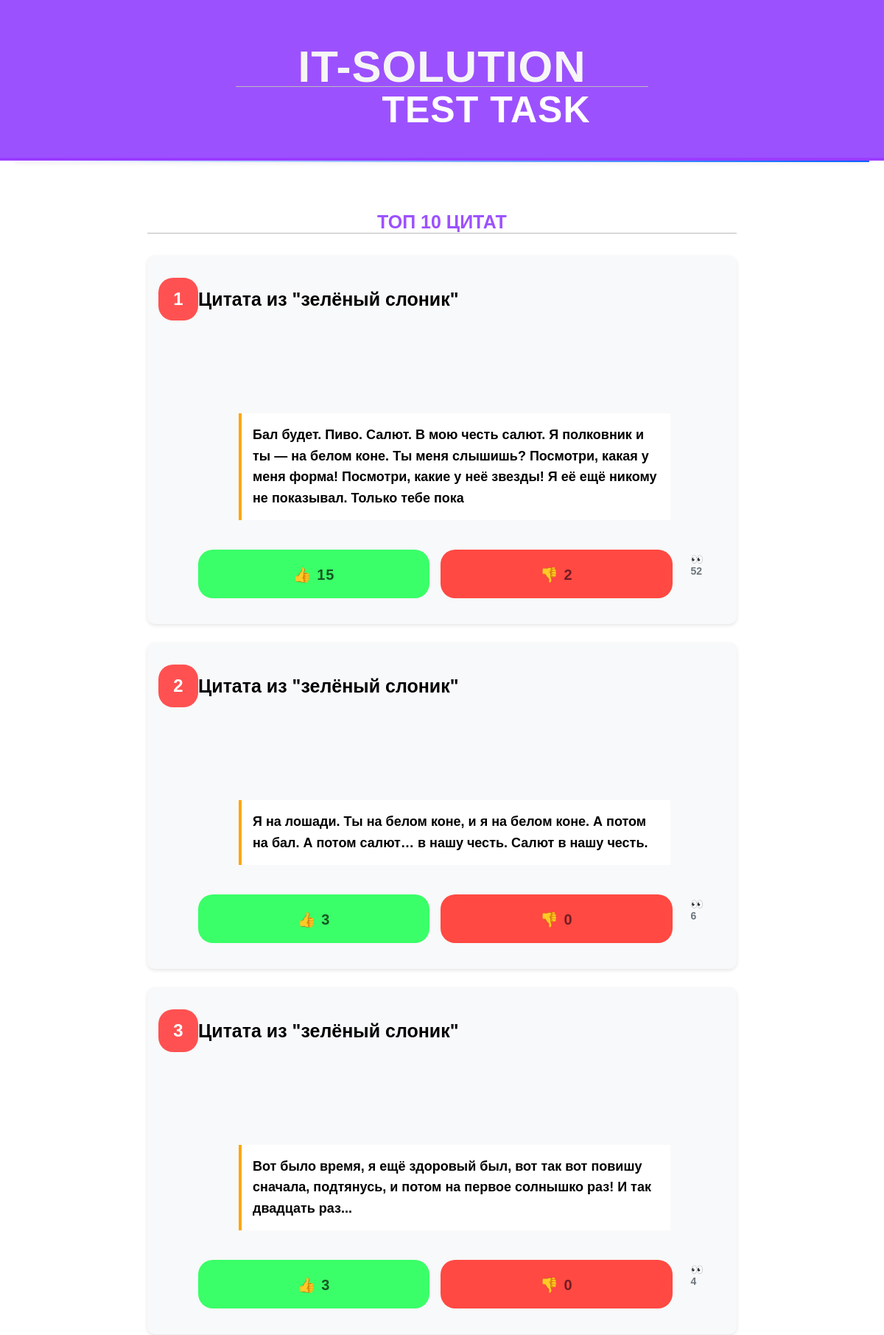
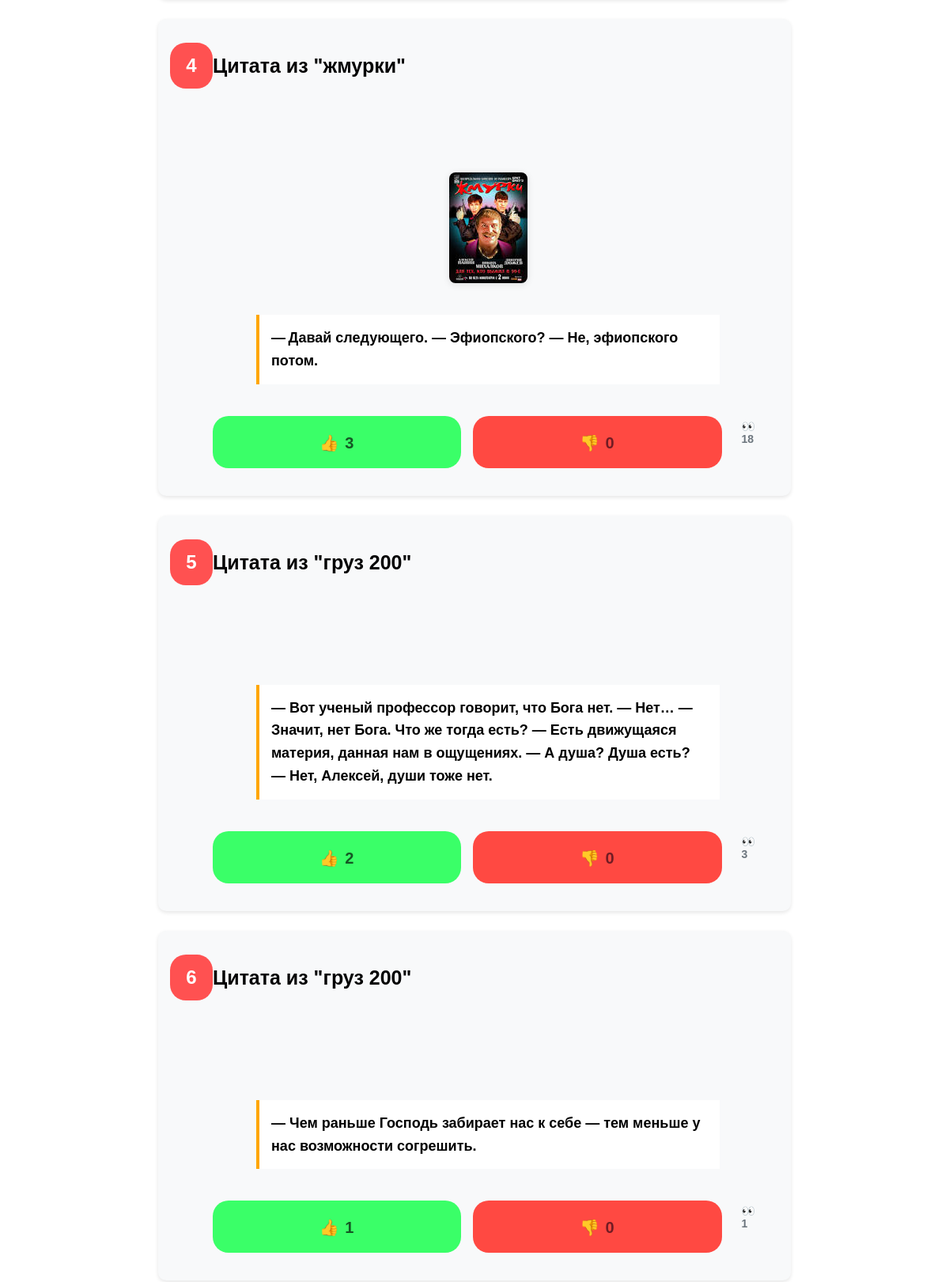
Screenshot of /random_quotes//top (upper part) with the database file from the repository (2 pictures, top to bottom).
### random_quotes/models.py (models this page shows, shortened)
class Quote(models.Model):
    logger.info(f"DB Model")
    text = models.CharField(blank=False, max_length=200, unique=True)
    likes = models.PositiveIntegerField(default=0)
    dislikes = models.PositiveIntegerField(default=0)
    weight = models.FloatField(blank=False)
    views_count = models.BigIntegerField(default=0)
    image = models.ImageField(upload_to='quotes/', blank=True, null=True)
    source = models.ForeignKey(Source, on_delete=models.CASCADE, blank=False, related_name='quotes')

class Source(models.Model):
    source_name = models.CharField(blank=False, max_length=500, unique=True)
    def __str__(self):
        return self.source_name

### random_quotes/views.py (the view)
# urls.py: path('/top', views.top_quote_list, name='top'),
def top_quote_list(request):
    quotes = Quote.objects.all().order_by('-likes')
    current_quotes = quotes[10:] if len(quotes)>10 else quotes
    return render(request, 'random_quotes/top.html', {'quotes': current_quotes})

### random_quotes/templates/random_quotes/top.html (shortened to what this page needs)
{% extends "base.html" %}
{% block content %}
<div class="top-quotes-container">
    <h1 class="top-title">ТОП 10 ЦИТАТ</h1>
    {% for quote in quotes %}
    <div class="quote-item">
        <div class="quote-number">{{ forloop.counter }}</div>
        <div class="quote-stats">
            <h2 class="quote-source">Цитата из "{{ quote.source }}"</h2>
            {% if quote.image %}
            <img src="{{ quote.image.url }}" alt="{{ quote.image.name|truncatechars:30 }}" class="quote-image">
            {% endif %}
            <div class="quote-text">{{ quote.text }}</div>
            <div class="quote-actions">
                <a href="{% url 'like_quote' quote.id %}" class="like-btn">👍 {{ quote.likes }}</a>
                <a href="{% url 'dislike_quote' quote.id %}" class="dislike-btn">👎 {{ quote.dislikes }}</a>
                <span class="views">👀 {{ quote.views_count }}</span>
            </div>
        </div>
    </div>
    {% endfor %}
</div>
{% endblock %}

### random_quotes/static/random_quotes/css/base.css (style rules this page uses)
body { margin:0; padding:0; font-family: 'Russo One', sans-serif; }
a { color:#fbfbfb; text-decoration:none; font-family: 'Russo One', sans-serif; }
h1, h2, h3, h4, h5 , h6 { font-family: 'Muli', sans-serif; font-weight:normal; }
h1 { font-weight:bold; border-bottom:1px solid #bbb; font-family: 'Russo One', sans-serif; font-size:25px; }
h2 { font-weight:bold; padding:0 0 100px 0; margin:100px 100px 20px 100px; margin:30px 0 20px; font-family: 'Russo One', sans-serif; font-size:25px; }
.quote-item { border-radius: 40px; display: flex; align-items: flex-start; margin-bottom: 20px; padding: 15px; background: #f8f9fa; border-radius: 8px; box-shadow: 0 2px 4px rgba(0,0,0,0.1); }
.quote-stats { border-radius: 40px; display: flex; flex-direction: column; margin-right: 20px; min-width: 60px; }
.quote-text { flex-grow: 1; font-size: 16px; line-height: 1.5; }
.quote-text { font-size: 18px; line-height: 1.6; margin: 20px 55px; padding: 15px; background: white; border-left: 4px solid #ffa600; }
.quote-actions { border-radius: 80px; display: flex; gap: 15px; margin: 20px 0; }
body { font-family: 'Lato', sans-serif; }
a { border-radius:20px; display: inline-block; width: 600px; height: 50px; line-height: 52px; font-weight: bold; text-decoration: none; text-align: center; text-transform: uppercase; letter-spacing: 1px; transition: all .35s; white-space: nowrap }
.like-btn, .dislike-btn { padding: 8px 15px; border-radius: 4px; text-decoration: none; }
.like-btn { border-radius: 20px; background: #3aff68; color: #155724; }
.dislike-btn { border-radius: 20px; background: hsl(2, 100%, 63%); color: #721c24; }
.views { padding: 8px 15px; color: #6c757d; }
.top-quotes-container { max-width: 800px; margin: 0 auto; padding: 20px; }
.top-title { text-align: center; color: #9c51ff; margin-bottom: 30px; font-family: 'Russo One', sans-serif; }
.quote-item { display: flex; margin-bottom: 25px; background: #f8f9fa; border-radius: 10px; overflow: hidden; box-shadow: 0 2px 5px rgba(0,0,0,0.1); }
.quote-number { border-radius: 20px; background: #ff5151; color: white; font-size: 24px; font-weight: bold; padding: 15px; margin-top: 15px; display: flex; align-items: center; justify-content: center; min-width: 24px; font-family: 'Russo One', sans-serif; }
.views { padding: 5px 10px; color: #6c757d; font-size: 14px; }
.quote-image { max-width: 500px; height: auto; display: block; margin: 0 auto 20px; border-radius: 8px; box-shadow: 0 2px 10px rgba(0,0,0,0.1); }

### rows the page displays
Quote: source "зелёный слоник", text "Бал будет. Пиво. Салют. В мою честь салют. Я полковник и ты — на белом коне. Ты меня слышишь? Посмотри, какая у меня форма! Посмотри, какие у неё звезды! Я её ещё никому не показывал. Только тебе пока", likes "15", dislikes "2", views_count "52"
Quote: source "зелёный слоник", text "Я на лошади. Ты на белом коне, и я на белом коне. А потом на бал. А потом салют… в нашу честь. Салют в нашу честь.", likes "3", dislikes "0", views_count "6"
Quote: source "зелёный слоник", text "Вот было время, я ещё здоровый был, вот так вот повишу сначала, подтянусь, и потом на первое солнышко раз! И так двадцать раз...", likes "3", dislikes "0", views_count "4"
Quote: source "жмурки", image (picture), text "— Давай следующего. — Эфиопского? — Не, эфиопского потом.", likes "3", dislikes "0", views_count "18"
Quote: source "груз 200", text "— Вот ученый профессор говорит, что Бога нет. — Нет… — Значит, нет Бога. Что же тогда есть? — Есть движущаяся материя, данная нам в ощущениях. — А душа? Душа есть? — Нет, Алексей, души тоже нет.", likes "2", dislikes "0", views_count "3"
Quote: source "груз 200", text "— Чем раньше Господь забирает нас к себе — тем меньше у нас возможности согрешить.", likes "1", dislikes "0", views_count "1"
